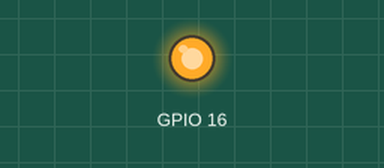
Recording of a program running on a simulated ESP32. On the bench: output pins drawn as LEDs (lit = HIGH). WiFi joins after 1.5 s; servers stay silent unless stated; uploads are accepted with an empty reply; the local clock reads 2024-03-15 10:24:30 at power-on unless the program sets it; what the program prints to the serial monitor is not drawn.

Above: at 10.3 s.
At 115.3 s:
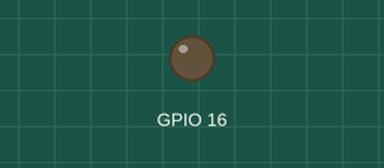
Timing chart, 0 to 116.8 s (numbered marks = the images above):
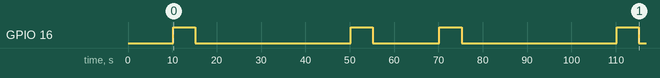

The program:

main.cpp
```cpp
#include <Arduino.h>
#include "wifiConfigurations.h"
#include "WiFi.h"
#include "HTTPClient.h"

#define NTP_SERVER "pool.ntp.org"
#define GMTOFFSET_SEC 3600
#define DAYLIGHTOFFSET_SEC 3600

int getSeconds();
void printLocalTime();

uint32_t previousMillis = 0;

void setup()
{
  //Set maximum frequency -Optimize peformance (Power is not an issue)
  setCpuFrequencyMhz(160);
  Serial.begin(9600);
  pinMode(GPIO_NUM_16, OUTPUT);


  //connect to WiFi
  Serial.printf("Connecting to %s ", WILMAS_SSID);
  WiFi.begin(WILMAS_SSID, WILMAS_PASS);
  while (WiFi.status() != WL_CONNECTED) {
      delay(500);
      Serial.print(".");
  }
  configTime(GMTOFFSET_SEC, DAYLIGHTOFFSET_SEC, NTP_SERVER);
  Serial.println(" CONNECTED");
   delay(1000);
}

void loop()
{

  //The below three lines and if statement is basically a delay without actually halting the cpu. look at "Blink without delay Arduino"
  unsigned long currentMillis = millis();
  if (currentMillis - previousMillis >= 10000) {
    previousMillis = currentMillis;

    if (WiFi.status()==WL_CONNECTED) {
      HTTPClient http;
    //@Caleb the http://json ... website is a test website which you can call the url and it will give you data in JSON format (whats printed on screen)
    //this is just testing sending requests and getting data from http requests.
    //in the future there will be comms between our own website w/ http requests
    //in the future this will be a requesest sent our website asking for data. and even more in the future
    //the website will send the ESP data and requests which will be returned to the website!
      http.begin("http://jsonplaceholder.typicode.com/comments?id=10"); //Specify the URL
      int httpCode = http.GET();                                        //Make the request

      if (httpCode > 0) { //Check for the returning code

          String payload = http.getString();
          Serial.println(httpCode);
          Serial.println(payload); //payload is our data in JSON format we need to extract it somehow
        }

      else {
        Serial.println("Error on HTTP request");
      }
      http.end(); //Free the resources
    }
  }

    if ((getSeconds() == 20)|(getSeconds() == 40)) {
      Serial.println("We made it baby");
      digitalWrite(GPIO_NUM_16, HIGH);
      delay(5000);
      digitalWrite(GPIO_NUM_16, LOW);
      Serial.println(getSeconds());
    }

}

//Theese functinons get the time and print the time.
void printLocalTime()
{
  struct tm timeinfo;

  if(!getLocalTime(&timeinfo)){
    Serial.println("Failed to obtain time");
    return;
  }

  Serial.println(&timeinfo, "%A, %B %d %Y %H:%M:%S");
}

int getSeconds() {
  struct tm timeinfo;

  if(!getLocalTime(&timeinfo)){
    Serial.println("Failed to obtain time");
    return -1;
  }

  return timeinfo.tm_sec;
}
```

wifiConfigurations.h
```cpp
#ifndef wifiConfigurations_h
#define wifiConfigurations_h

#define WILMAS_SSID "2degrees Broadband - 7DBE"
#define WILMAS_PASS "67769897017359849823"

#define LANCES_SSID "SPARK-9EKLRC"
#define LANCES_PASS "FVBLEW5LVT"

#endif
```

Measured:
- by itself, GPIO 16: LOW → HIGH at 10.2 s, → LOW 5.0 s later, → HIGH 35.0 s later, → LOW 5.0 s later, … (8 changes in this stretch)
